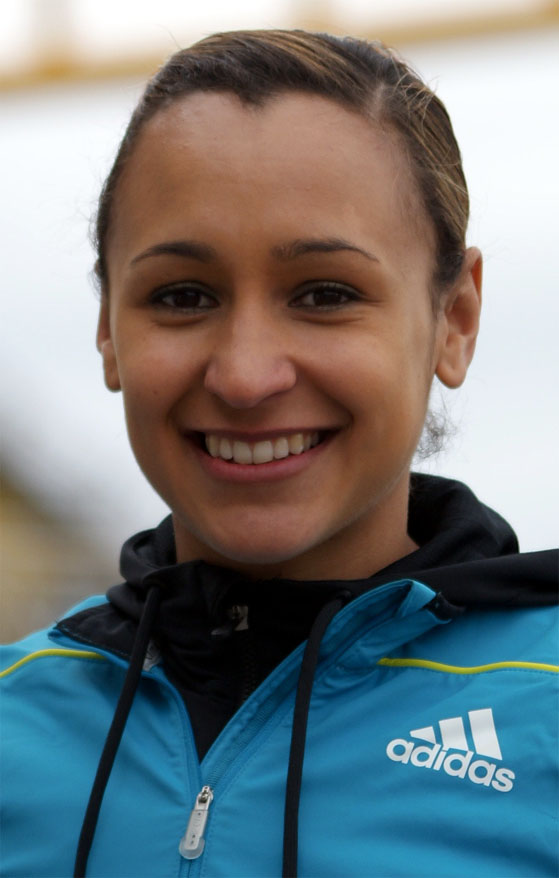
#> input picture Face Detection/Haar Cascade/lady.jpg, 559 x 878 px
$ python face_detect.py
#> lines starting #> are read from the running program, lines starting #| are printed output that depends on the picture; after the words box and inside, x2 and y2 are one past the last pixel; in counts of white or black regions, pixels touching at a corner belong together
import cv2 as cv

img = cv.imread("lady.jpg")
#> img is the input picture: shape (878, 559, 3); mean B, G, R 125.4, 123.5, 116.6
gray = cv.cvtColor(img, cv.COLOR_BGR2GRAY)
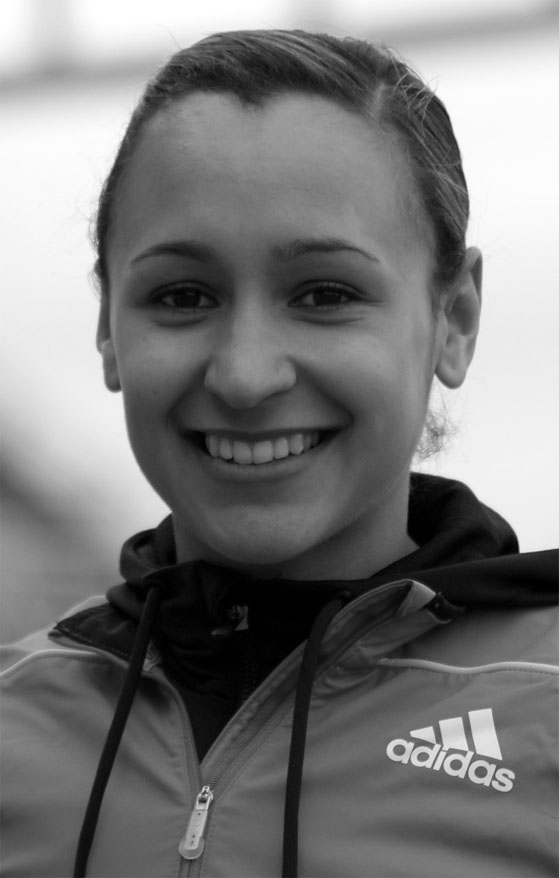
#> gray: shape (878, 559); min 0, max 255, mean 121.7
cv.imshow("Person", gray)

haar_cascade = cv.CascadeClassifier("haar_face.xml")

faces_rect = haar_cascade.detectMultiScale(gray, scaleFactor=1.1, minNeighbors=3)
#> faces_rect = [[438, 739, 37, 37], [55, 138, 399, 399]]

print("num faces detected:", len(faces_rect))
#| num faces detected: 2

for (x,y,w,h) in faces_rect:
    cv.rectangle(img, (x,y), (x+w,y+h), (0, 255, 0), thickness=2)
#> this loop made 2 passes
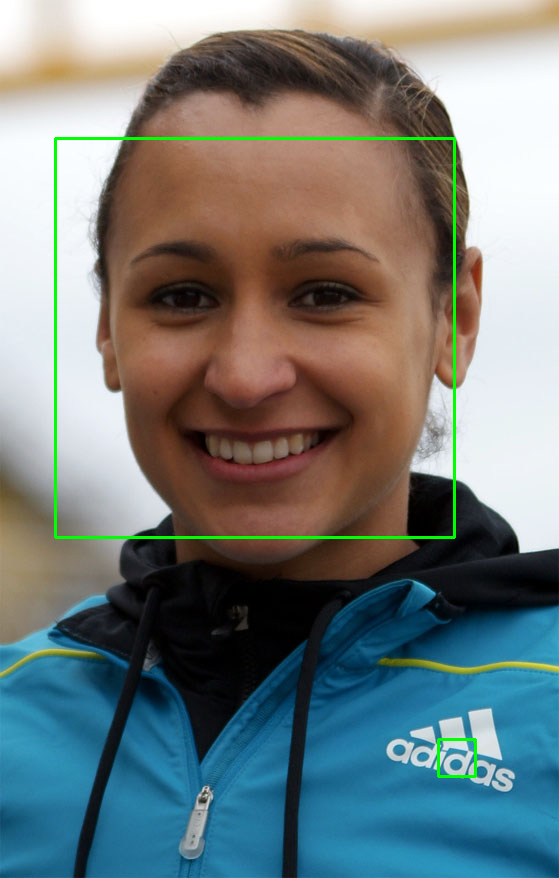
#> img: shape (878, 559, 3); 1.06% of pixels changed, all inside (x1, y1, x2, y2) = (54, 137, 477, 778)
cv.imshow("Detected Face", img)

cv.waitKey(0)
